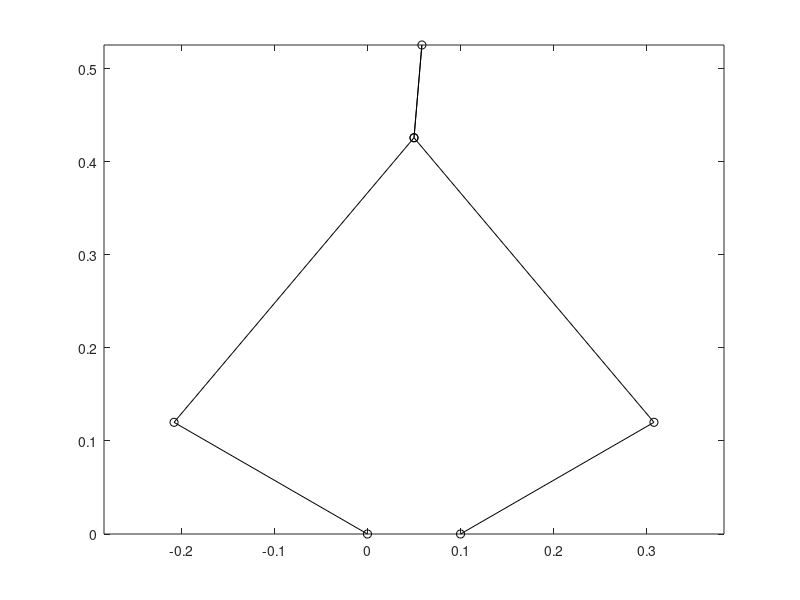

This chart was generated by the following MATLAB code:
L1 = 0.24; L2 = L1; L3 = 0.4; L4 = L3;
L5 = 0.1; L6 = 0.1;

% L1 = 1; L2 = L1; L3 = 2; L4 = L3;
% L5 = 2; L6 = 0.5;

x1 = 0; y1 = 0; x2 = L5; y2 = 0;

alpha = pi/2 + pi/4;

fprintf('\n*****Input lengths and const angle*****\nL1: %4.4f , L2: %4.4f\nL3: %4.4f , L4: %4.4f\nL5: %4.4f , L6: %4.4f\nalpha: %4.4f\n',...
    L1,L2,L3,L4,L5,L6,alpha)

%% inverse kinematics to find q1 and q2
xp_ref = 0.0; yp_ref = 0.5;

fprintf('\n*****Input*****\nxp_ref: %4.4f , yp_ref: %4.4f\n', xp_ref,yp_ref)

a1 = L1^2 + yp_ref^2 + (xp_ref)^2 - L3^2 + 2*(xp_ref)*L1;
a2 = L1^2 + yp_ref^2 + (xp_ref-L5)^2 - L3^2 + 2*(xp_ref-L5)*L1;

b1 = -4*yp_ref*L1;
b2 = -4*yp_ref*L1;

c1 = L1^2 + yp_ref^2 + (xp_ref)^2 - L3^2 - 2*(xp_ref)*L1;
c2 = L1^2 + yp_ref^2 + (xp_ref-L5)^2 - L3^2 - 2*(xp_ref-L5)*L1;

z1 = ( -b1 + sqrt(b1^2 - 4*a1*c1) ) / (2*a1);
z2 = ( -b2 - sqrt(b2^2 - 4*a2*c2) ) / (2*a2);

q1 = 2*atan(z1);
q2 = 2*atan(z2);
fprintf('\n*****Output*****\nq1: %4.4f , q2: %4.4f\n', q1,q2)

%%
%use forward kinematics with given q1 and q2 to plot result
% q1 = pi/2-pi/16;
% q2 = pi/2+pi/16;
% q1 = 100*pi/180;
% q2 = 80*pi/180;
q1 = 5*pi/6;
q2 = pi/6;

fprintf('\n*****Input angles*****\nq1: %4.4f , q2: %4.4f\n', q1,q2)

%% My equations
a = 2*L3*(L1*cos(q1) - L2*cos(q2) - L5);
b = 2*L3*(L1*sin(q1) - L2*sin(q2));
c = L4^2 - L3^2 - L1^2 - L2^2 - L5^2 +2*L1*L2*sin(q1)*sin(q2) + 2*L1*cos(q1)*(L2*cos(q2) + L5) - 2*L2*L5*cos(q2);
q3 = 2*(atan((b - sqrt(a^2 + b^2 - c^2))/(a+c)));
q4 = pi - asin( (L1*sin(q1) + L3*sin(q3) - L2*sin(q2)) / (L4) );
fprintf('\n*****Output angles*****\nq3: %4.4f , q4: %4.4f\n', q3,q4)

%% Plot
x3 = L1*cos(q1);         y3 = L1*sin(q1);
x4 = L5 + L2*cos(q2);    y4 = L2*sin(q2);
xp = x3 + L3*cos(q3);    yp = y3 + L3*sin(q3);

xp2 = x4 + L4*cos(q4);   yp2 = y4 + L4*sin(q4);

angle = alpha - pi + q4;
x = xp + L6*cos(angle);  y = yp + L6*sin(angle);

x_plot = [x1 x3 xp x xp x4 x2];
y_plot = [y1 y3 yp y yp y4 y2];

f7 = figure(7)
plot(x_plot, y_plot,'k-o')
axis equal
fprintf('\n*****Output coords*****\nx3: %4.4f , y3: %4.4f\nx4: %4.4f , y4: %4.4f\nxp: %4.4f , yp: %4.4f (calculated with q4: xp : %4.4f , yp: %4.4f)\nx: %4.4f , y: %4.4f\n',...
    x3,y3,x4,y4,xp,yp,xp2,yp2,x,y);

% fprintf('\n*****Output Lengths*****\nL1: %4.4f , L2: %4.4f , L3: %4.4f , L4: %4.4f , L5: %4.4f , L6: %4.4f\n',...
%     norm([x1-x3,y1-y3]),norm([x2-x4,y2-y4]),norm([x3-xp,y3-yp]),norm([x4-xp,y4-yp]),norm([x1-x2,y1-y2]),norm([xp-x,yp-y]));

if abs(norm([x1-x3,y1-y3]) - norm([x2-x4,y2-y4])) > 0.0000000000001
    disp('Error! L1 != L2')
end
if abs(norm([x3-xp,y3-yp]) - norm([x4-xp,y4-yp])) > 0.0000000000001
    disp('Error! L3 != L4')
end
if abs(norm([x1-x3,y1-y3]) - L1) > 0.0000000000001
    disp('Error! L1 is not correct!')
end
if abs(norm([x2-x4,y2-y4]) - L2) > 0.0000000000001
    disp('Error! L2 is not correct!')
end
if abs(norm([x3-xp,y3-yp]) - L3) > 0.0000000000001
    disp('Error! L3 is not correct!')
end
if abs(norm([x4-xp,y4-yp]) - L4) > 0.0000000000001
    disp('Error! L4 is not correct!')
end
if abs(norm([xp-x,yp-y]) - L6) > 0.0000000000001
    disp('Error! L6 is not correct!')
end
u = [x3-x1, y3-y1, 0];
v = [abs(x3-x1), abs(y1-y1), 0];
if abs(atan2(norm(cross(u,v)),dot(u,v)) - q1) > 0.0000000000001
    disp('Error! q1 is not correct!')
    atan2(norm(cross(u,v)),dot(u,v))
end
u = [x4-x2, y4-y2, 0];
v = [abs(x4-x2), abs(y2-y2), 0];
if (atan2(norm(cross(u,v)),dot(u,v)) - q2) > 0.0000000000001
    disp('Error! q2 is not correct!')
    atan2(norm(cross(u,v)),dot(u,v))
end
u = [x-xp, y-yp, 0];
v = [x4-xp, y4-yp, 0];
if (atan2(norm(cross(u,v)),dot(u,v)) - alpha) > 0.0000000000001
    disp('Error! alpha is not correct!')
    atan2(norm(cross(u,v)),dot(u,v))
end
